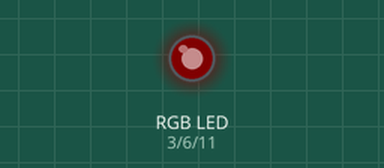
A sketch run on a simulated Arduino Uno, built with avr-gcc and run on an emulated ATmega328P. Shown: an RGB LED mixed from three pins (HIGH = lit). Dim RGB values are drawn brighter than linear; what the sketch prints to the serial monitor is not drawn.

Above: at 0.05 s.
At 1.55 s:
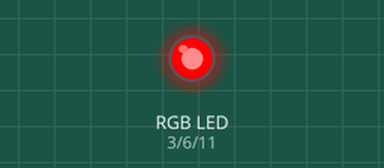
At 3.05 s:
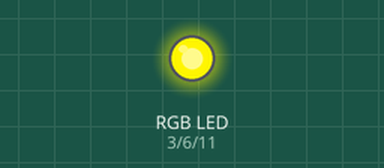
At 6.1 s:
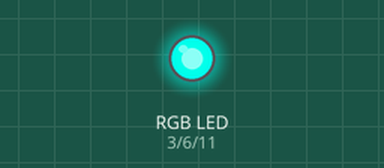
At 9.1 s:
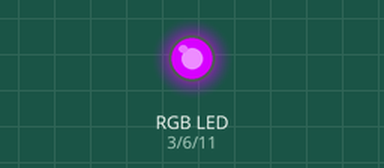
At 12.15 s:
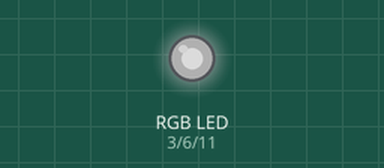
Timing chart, 0 to 17.5 s (numbered marks = the images above):
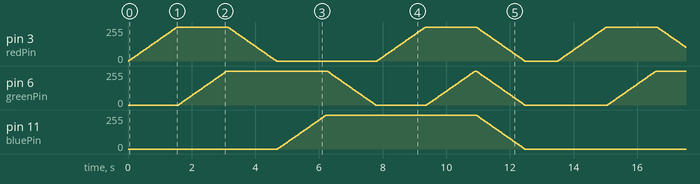

The sketch:

Block1750Shelf.ino
```cpp
/* Block1750 Shelve Lighting

 Illuminating the Block's kitchen shelves with RGB LED Strips.

 */

#define redPin 3
#define greenPin 6
#define bluePin 11

void setup(){
  pinMode(redPin,OUTPUT);
  pinMode(greenPin,OUTPUT);
  pinMode(bluePin,OUTPUT);
  pinMode(A0, INPUT);

  Serial.begin(9600);
  Serial.println("Begin lighting Block1750 Kitchen shelves!");
}

int brightness = 0;
int potValue = 0;
int fadeAmount = 5;

void loop(){//ROYGBIV
  /*
   red              = red[HIGH]
   tangerine orange = red[HIGH]+ green[50]
   yellow           = red[HIGH]+ green[HIGH]
   green            =          + green[HIGH]
   clear blue       =          + green[HIGH] + blue[HIGH]
   blue             =                        + blue[HIGH]
   magenta          = red[HIGH]+             + blue[HIGH]
   white            = red[HIGH]+ green[HIGH] + blue[HIGH]
   */

  //turn LEDs off
  analogWrite(redPin, 0);
  analogWrite(bluePin, 0);
  analogWrite(greenPin, 0);

  //RED
  redON();
  //ORANGE and YELLOW
  greenON();
  //GREEN
  redOFF();
  //COOL BLUE
  blueON();
  //BLUE
  greenOFF();
  //MAGENTA
  redON();
  //WHITE
  greenON();
  //TURN OFF
  allOFF();

  delay(1000);

  /*
  potValue = analogRead(A0);
   //convert potentiometer to lower range for brightness
   brightness = map(potValue, 0, 1023, 0, 255);
   Serial.println(potValue);

   analogWrite(greenPin, brightness);
   */
}

void redON(){
  for(int r=0; r<256; r=r+fadeAmount){
    analogWrite(redPin,r);
    delay(30);//slow down
  }
}

void redOFF(){
  for(int r=255; r>=0; r = r - fadeAmount){
    analogWrite(redPin,r);
    delay(30);//slow down
  }
}
void blueON(){
  for(int b=0; b<256; b=b+fadeAmount){
    analogWrite(bluePin,b);
    delay(30);
  }
}
void blueOFF(){
  for(int b=255; b>=0; b = b - fadeAmount){
    analogWrite(bluePin,b);
    delay(30);
  }
}
void greenON(){
  for(int g=0; g<256; g=g+fadeAmount){
    analogWrite(greenPin,g);
    delay(30);
  }
}
void greenOFF(){
  for(int g=255; g>=0; g = g - fadeAmount){
    analogWrite(greenPin,g);
    delay(30);
  }
}

void allOFF(){
  for(int all=255; all>=
  0; all = all - fadeAmount){
    analogWrite(redPin,all);
    analogWrite(greenPin,all);
    analogWrite(bluePin,all);
    delay(30);
  }
}
```

Measured:
- by itself, pin 3 (redPin), pin 6 (greenPin): moves between 0/255 and 255/255, repeating every 13.5 s
